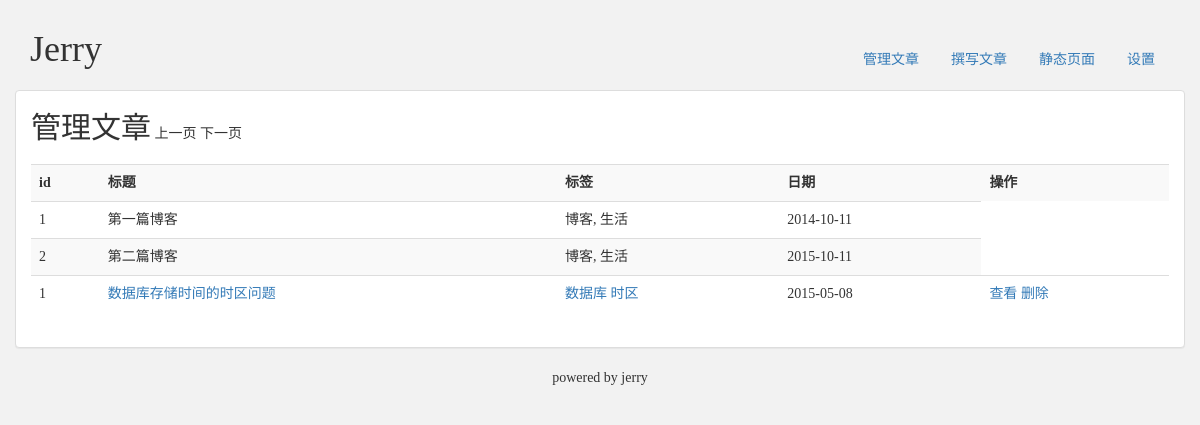
/manage (signed in), run on an earlier commit of the app's database.
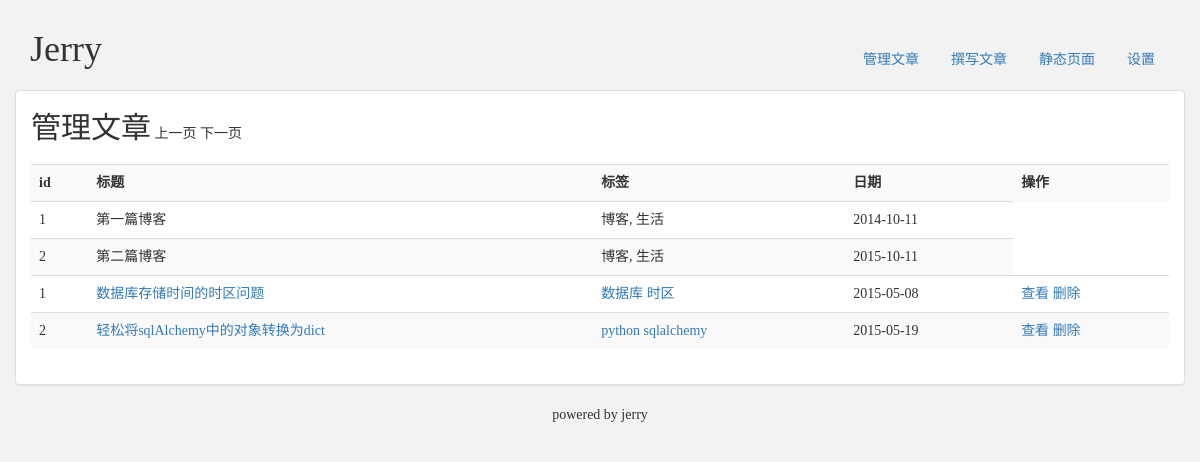
And on a later commit of the database.
### jerry/models.py (models this page shows, shortened)
class Post(MODEL_BASE):
    __tablename__ = 'post'
    id = Column(Integer, primary_key=True)
    title = Column(String(100), nullable=False)
    author_id = Column(Integer, ForeignKey('author.id'), nullable=False)
    html = Column(Text, nullable=False)
    markdown = Column(Text, nullable=False)
    published = Column(DateTime, nullable=False, default=datetime.utcnow())
    modified = Column(DateTime, nullable=False, default=datetime.utcnow())
    status = Column(String(10), nullable=False, default='normal')
    author = relationship('Author', backref='posts')
    tags = relationship('Tag', secondary=PostTag.__table__, backref='posts')

class Tag(MODEL_BASE):
    __tablename__ = 'tag'
    id = Column(Integer, primary_key=True)
    name = Column(String(40), nullable=False, unique=True)

### jerry/views.py (the view)
@APP.route('/manage', methods=['GET'])
@login_required
def manage():
    db = g.db
    start = int(request.args.get('start') or 0)
    num = int(request.args.get('num') or 10)
    tag_id = request.args.get('tagid')
    post_count = db.query(func.count('*')).select_from(Post).scalar()
    posts = db.query(Post)[start:num]
    next_url = url_for('manage', start=start+num, tagid=tag_id) if start+num < post_count else ''
    prev_url = url_for('manage', start=start-num, tagid=tag_id) if start-num >= 0 else ''
    return render_template('manage.html', posts=posts, next_url=next_url, prev_url=prev_url)

### jerry/__init__.py (called while the page is built)
def date_format(date, format_string='%Y-%m-%d'):
    return date.strftime(format_string)

### jerry/views.py (called while the page is built)
def login_required(function):
    @functools.wraps(function)
    def decorated_function(*args, **kwargs):
        if 'author_id' not in session:
            return redirect(url_for('login', next=request.url))
        return function(*args, **kwargs)
    return decorated_function

@APP.before_request
def before_request():
    g.db = DB_SESSION()

@APP.teardown_request
def teardown_request(exception):
    db = getattr(g, 'db', None)
    if db is not None:
        db.close()

### jerry/templates/manage.html (shortened to what this page needs)
{% extends "admin.html" %}
{% block content %}
<div>
    <h2 class="subtitle" style="display:inline-block;">管理文章</h2>
    {% if prev_url %}<a href="{{prev_url}}">上一页</a>
    {% else %}上一页
    {% endif %}
    {% if next_url %}<a href="{{next_url}}">下一页</a>
    {% else %}下一页
    {% endif %}
</div>
<table class="table table-striped">
    <tr>
        <th>id</th>
        <th>标题</th>
        <th>标签</th>
        <th>日期</th>
        <th>操作</th>
    </tr>
    <tr>
        <td>1</td>
        <td>第一篇博客</td>
        <td>博客, 生活</td>
        <td>2014-10-11</td>
    </tr>
    <tr>
        <td>2</td>
        <td>第二篇博客</td>
        <td>博客, 生活</td>
        <td>2015-10-11</td>
    </tr>
    {% for post in posts %}
    <tr>
        <td>{{post.id}}</td>
        <td><a href="/edit/{{post.id}}">{{post.title}}</a></td>
        <td>{% for tag in post.tags %}<a href="/manage/?tagid={{tag.id}}">{{tag.name}}</a> {% endfor %}</td>
        <td>{{post.published|date_format}}</td>
        <td>
            <a href="/posts/{{post.id}}">查看</a>
            <a href="/posts/{{post.id}}">删除</a>
        </td>
    </tr>
    {% endfor %}
</table>
{% endblock %}

What changed in the data, as far as the page shows it:
added Post: id "2", title "轻松将sqlAlchemy中的对象转换为dict", published "2015-05-19"
now on this page (row unchanged): Tag: name "python", shown under "2"
added Tag: name "sqlalchemy", shown under "2"
